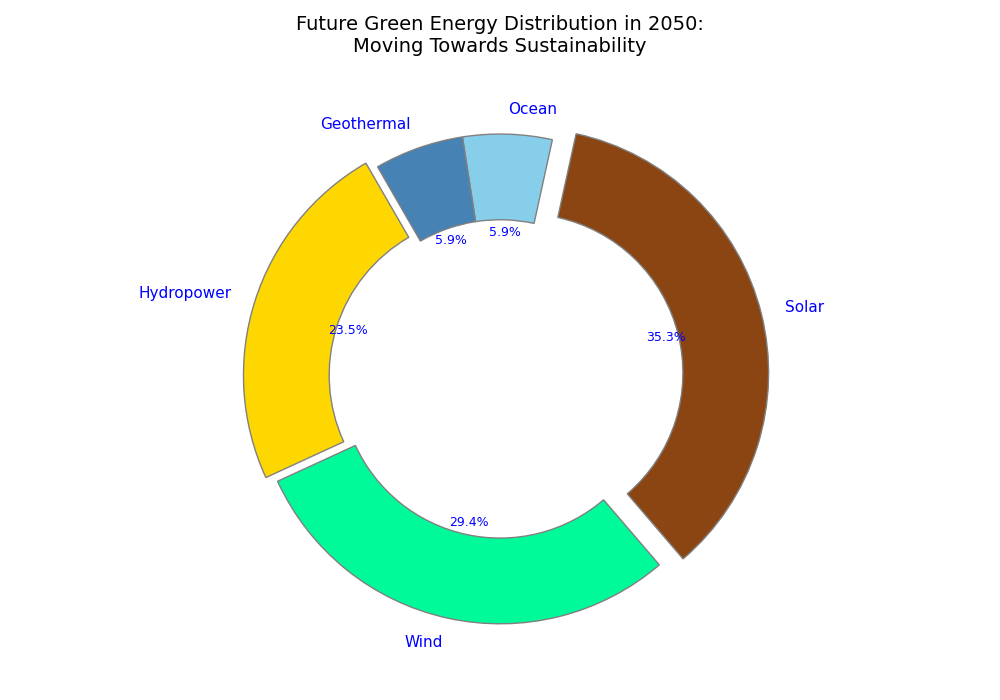

Here is the Python script that generated this plot:
import matplotlib.pyplot as plt

energy_sources = ['Hydropower', 'Wind', 'Solar', 'Ocean', 'Geothermal']
energy_share = [20, 25, 30, 5, 5]

# Manually shuffled colors for each data group
colors = ['#FFD700', '#00FA9A', '#8B4513', '#87CEEB', '#4682B4']

explode = (0.05, 0, 0.1, 0, 0)

fig, ax = plt.subplots(figsize=(10, 7))
wedges, texts, autotexts = ax.pie(
    energy_share, labels=energy_sources, autopct='%1.1f%%',
    startangle=120, colors=colors, explode=explode, shadow=False,
    textprops=dict(color='blue'), wedgeprops=dict(width=0.35, edgecolor='grey')
)

plt.setp(autotexts, size=9, weight="normal")
plt.setp(texts, size=11)

ax.set_title(
    "Future Green Energy Distribution in 2050:\nMoving Towards Sustainability", 
    fontsize=14, fontweight='normal', pad=15
)

ax.grid(visible=True, linestyle='--', color='grey')

plt.tight_layout()
plt.show()
